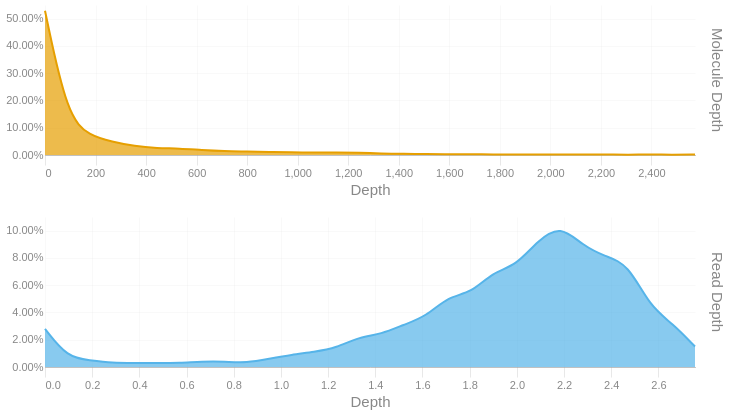

The notebook cell this image was saved under:
### Code cell
readdep = depth_hist(tb['Read Depth'], q99, 3)
readdep = readdep.with_columns(pl.lit('Read Depth').alias('Metric'))
if not SKIPLR:
    moldep = depth_hist(tb['Molecule Depth'], mol_q99, 1)
    moldep = moldep.with_columns(pl.lit('Molecule Depth').alias('Metric'))
    _hist = pl.concat([readdep, moldep])
    _hist = _hist.filter(pl.col('Proportion') != 0)
    with SafeRender(_hist):
        (
            alt.Chart(_hist)        
            .mark_area(interpolate = "basis")
            .encode(
                x=alt.X('Bin:Q').scale(domainMin=0).axis(alt.Axis(title='Depth')),
                y = alt.Y('Proportion:Q', title = None).axis(format = '.2%'),
                color = alt.Color('Metric:N').legend(None),
                row = alt.Row("Metric:N").header(title = None, labelOrient = 'right'),
                tooltip = [
                    alt.Tooltip("Metric:N", title = "Metric"),
                    alt.Tooltip('Interval:N', title = "Depth Interval"),
                    alt.Tooltip('Proportion:Q', title = "% Alignments").format('.2%')
                ]
            )
            .resolve_scale(x='independent', y='independent')
            .properties(
                height = 150, width = 650,
                usermeta={'embedOptions': {'downloadFileName': f'{samplename}.depth.hist'}}
            )
        ).display()
else:
    readdep = readdep.filter(pl.col('Proportion') != 0)
    with SafeRender(readdep):
        (
            alt.Chart(readdep)        
            .mark_area(interpolate = "basis")
            .encode(
                x=alt.X('Bin:Q').scale(domainMin=0).axis(alt.Axis(title='Depth')),
                y = alt.Y('Proportion:Q', title = None).axis(format = '.2%'),
                tooltip = [
                    alt.Tooltip('Interval:N', title = "Depth Interval"),
                    alt.Tooltip('Proportion:Q', title = "% Alignments").format('.2%')
                ]
            )
            .properties(
                usermeta={'embedOptions': {'downloadFileName': f'{samplename}.depth.hist'}}
            )
        ).display()

### Figure 1 — Vega-Lite specification as saved in the notebook (floating-point values rounded to 4 significant figures)
{"width": 650, "height": 150, "config": {"title": {"anchor": "start", "dy": -15, "fontSize": 18, "color": "#888888", "subtitleColor": "#888888", "subtitleFontSize": 14}, "arc": {"fill": "#0072B2"}, "axis": {"domainColor": "#888888", "domainWidth": 0.5, "gridWidth": 0.2, "grid": false, "titleFontWeight": 400, "titleFontSize": 15, "labelFontSize": 11, "labelColor": "#888888", "tickColor": "#888888", "tickWidth": 0.2, "titleColor": "#888888"}, "axisBand": {"grid": false}, "axisX": {"grid": true, "tickSize": 10, "domainCap": "round"}, "axisY": {"domain": false, "grid": true, "tickSize": 0, "domainCap": "round"}, "background": "transparent", "header": {"labelFontSize": 15, "labelColor": "#888888", "titleFontSize": 15, "titleFontWeight": 600, "titleColor": "#888888"}, "legend": {"labelFont": "sans-serif", "labelFontSize": 12, "labelColor": "#888888", "symbolSize": 100, "symbolType": "circle", "titleFontSize": 12, "titlePadding": 10, "titleColor": "#888888", "title": null}, "range": {"category": ["#E69F00", "#56B4E9", "#009E73", "#F0E442", "#0072B2", "#D55E00", "#CC79A7", "#000000"], "diverging": ["#cfe8f3", "#a2d4ec", "#73bfe2", "#46abdb", "#1696d2", "#12719e"]}, "area": {"fill": "#0072B2", "fillOpacity": 0.7, "line": true, "strokeOpacity": 0.7}, "line": {"color": "#0072B2", "stroke": "#0072B2", "strokeWidth": 2}, "trail": {"color": "#0072B2", "stroke": "#0072B2", "strokeWidth": 0, "size": 1}, "point": {"filled": true, "fillOpacity": 1.0, "size": 95}, "text": {"color": "#888888", "fontSize": 11, "align": "right", "fontWeight": 400, "size": 11}, "bar": {"fill": "#0072B2", "stroke": null}, "view": {"stroke": null, "continuousWidth": 660, "continuousHeight": 400}}, "data": {"name": "data-0fd972bac6404006d4774dc8de1f2f0a"}, "mark": {"type": "area", "interpolate": "basis"}, "encoding": {"color": {"field": "Metric", "legend": null, "type": "nominal"}, "row": {"field": "Metric", "header": {"title": null, "labelOrient": "right"}, "type": "nominal"}, "tooltip": [{"field": "Metric", "title": "Metric", "type": "nominal"}, {"field": "Interval", "title": "Depth Interval", "type": "nominal"}, {"field": "Proportion", "format": ".2%", "title": "% Alignments", "type": "quantitative"}], "x": {"axis": {"title": "Depth"}, "field": "Bin", "scale": {"domainMin": 0}, "type": "quantitative"}, "y": {"axis": {"format": ".2%"}, "field": "Proportion", "title": null, "type": "quantitative"}}, "resolve": {"scale": {"x": "independent", "y": "independent"}}, "usermeta": {"embedOptions": {"downloadFileName": "S5_Kennetcook_3552.depth.hist"}}, "$schema": "https://vega.github.io/schema/vega-lite/v6.1.0.json", "datasets": {"data-0fd972bac6404006d4774dc8de1f2f0a": [{"Bin": 0.0, "Interval": "0.0-0.095", "Proportion": 0.028, "Metric": "Read Depth"}, {"Bin": 0.095, "Interval": "0.095-0.19", "Proportion": 0.007, "Metric": "Read Depth"}, {"Bin": 0.19, "Interval": "0.19-0.285", "Proportion": 0.005, "Metric": "Read Depth"}, {"Bin": 0.285, "Interval": "0.285-0.38", "Proportion": 0.003, "Metric": "Read Depth"}, {"Bin": 0.38, "Interval": "0.38-0.475", "Proportion": 0.003, "Metric": "Read Depth"}, {"Bin": 0.475, "Interval": "0.475-0.57", "Proportion": 0.003, "Metric": "Read Depth"}, {"Bin": 0.57, "Interval": "0.57-0.665", "Proportion": 0.003, "Metric": "Read Depth"}, {"Bin": 0.665, "Interval": "0.665-0.76", "Proportion": 0.004, "Metric": "Read Depth"}, {"Bin": 0.76, "Interval": "0.76-0.855", "Proportion": 0.004, "Metric": "Read Depth"}, {"Bin": 0.855, "Interval": "0.855-0.95", "Proportion": 0.003, "Metric": "Read Depth"}, {"Bin": 0.95, "Interval": "0.95-1.045", "Proportion": 0.006, "Metric": "Read Depth"}, {"Bin": 1.045, "Interval": "1.045-1.14", "Proportion": 0.009, "Metric": "Read Depth"}, {"Bin": 1.14, "Interval": "1.14-1.235", "Proportion": 0.011, "Metric": "Read Depth"}, {"Bin": 1.235, "Interval": "1.235-1.33", "Proportion": 0.014, "Metric": "Read Depth"}, {"Bin": 1.33, "Interval": "1.33-1.425", "Proportion": 0.022, "Metric": "Read Depth"}, {"Bin": 1.425, "Interval": "1.425-1.52", "Proportion": 0.024, "Metric": "Read Depth"}, {"Bin": 1.52, "Interval": "1.52-1.615", "Proportion": 0.031, "Metric": "Read Depth"}, {"Bin": 1.615, "Interval": "1.615-1.71", "Proportion": 0.037, "Metric": "Read Depth"}, {"Bin": 1.71, "Interval": "1.71-1.805", "Proportion": 0.052, "Metric": "Read Depth"}, {"Bin": 1.805, "Interval": "1.805-1.9", "Proportion": 0.054, "Metric": "Read Depth"}, {"Bin": 1.9, "Interval": "1.9-1.995", "Proportion": 0.07, "Metric": "Read Depth"}, {"Bin": 1.995, "Interval": "1.995-2.09", "Proportion": 0.074, "Metric": "Read Depth"}, {"Bin": 2.09, "Interval": "2.09-2.185", "Proportion": 0.093, "Metric": "Read Depth"}, {"Bin": 2.185, "Interval": "2.185-2.28", "Proportion": 0.104, "Metric": "Read Depth"}, {"Bin": 2.28, "Interval": "2.28-2.375", "Proportion": 0.089, "Metric": "Read Depth"}, {"Bin": 2.375, "Interval": "2.375-2.47", "Proportion": 0.081, "Metric": "Read Depth"}, {"Bin": 2.47, "Interval": "2.47-2.565", "Proportion": 0.076, "Metric": "Read Depth"}, {"Bin": 2.565, "Interval": "2.565-2.66", "Proportion": 0.044, "Metric": "Read Depth"}, {"Bin": 2.66, "Interval": "2.66-2.755", "Proportion": 0.032, "Metric": "Read Depth"}, {"Bin": 2.755, "Interval": "2.755-2.85", "Proportion": 0.015, "Metric": "Read Depth"}, {"Bin": 0.0, "Interval": "0.0-88.7", "Proportion": 0.529, "Metric": "Molecule Depth"}, {"Bin": 88.7, "Interval": "88.7-177.4", "Proportion": 0.139, "Metric": "Molecule Depth"}, {"Bin": 177.4, "Interval": "177.4-266.1", "Proportion": 0.071, "Metric": "Molecule Depth"}, {"Bin": 266.1, "Interval": "266.1-354.8", "Proportion": 0.049, "Metric": "Molecule Depth"}, {"Bin": 354.8, "Interval": "354.8-443.5", "Proportion": 0.032, "Metric": "Molecule Depth"}, {"Bin": 443.5, "Interval": "443.5-532.2", "Proportion": 0.025, "Metric": "Molecule Depth"}, {"Bin": 532.2, "Interval": "532.2-620.9", "Proportion": 0.024, "Metric": "Molecule Depth"}, {"Bin": 620.9, "Interval": "620.9-709.6", "Proportion": 0.018, "Metric": "Molecule Depth"}, {"Bin": 709.6, "Interval": "709.6-798.3", "Proportion": 0.014, "Metric": "Molecule Depth"}, {"Bin": 798.3, "Interval": "798.3-887.0", "Proportion": 0.013, "Metric": "Molecule Depth"}, {"Bin": 887.0, "Interval": "887.0-975.7", "Proportion": 0.011, "Metric": "Molecule Depth"}, {"Bin": 975.7, "Interval": "975.7-1064.5", "Proportion": 0.01, "Metric": "Molecule Depth"}, {"Bin": 1064.0, "Interval": "1064.5-1153.2", "Proportion": 0.009, "Metric": "Molecule Depth"}, {"Bin": 1153.0, "Interval": "1153.2-1241.9", "Proportion": 0.009, "Metric": "Molecule Depth"}, {"Bin": 1242.0, "Interval": "1241.9-1330.6", "Proportion": 0.009, "Metric": "Molecule Depth"}, {"Bin": 1331.0, "Interval": "1330.6-1419.3", "Proportion": 0.005, "Metric": "Molecule Depth"}, {"Bin": 1419.0, "Interval": "1419.3-1508.0", "Proportion": 0.005, "Metric": "Molecule Depth"}, {"Bin": 1508.0, "Interval": "1508.0-1596.7", "Proportion": 0.003, "Metric": "Molecule Depth"}, {"Bin": 1597.0, "Interval": "1596.7-1685.4", "Proportion": 0.003, "Metric": "Molecule Depth"}, {"Bin": 1685.0, "Interval": "1685.4-1774.1", "Proportion": 0.003, "Metric": "Molecule Depth"}, {"Bin": 1774.0, "Interval": "1774.1-1862.8", "Proportion": 0.002, "Metric": "Molecule Depth"}, {"Bin": 1863.0, "Interval": "1862.8-1951.5", "Proportion": 0.002, "Metric": "Molecule Depth"}, {"Bin": 1952.0, "Interval": "1951.5-2040.2", "Proportion": 0.002, "Metric": "Molecule Depth"}, {"Bin": 2040.0, "Interval": "2040.2-2128.9", "Proportion": 0.002, "Metric": "Molecule Depth"}, {"Bin": 2129.0, "Interval": "2128.9-2217.6", "Proportion": 0.002, "Metric": "Molecule Depth"}, {"Bin": 2218.0, "Interval": "2217.6-2306.3", "Proportion": 0.002, "Metric": "Molecule Depth"}, {"Bin": 2306.0, "Interval": "2306.3-2395.0", "Proportion": 0.001, "Metric": "Molecule Depth"}, {"Bin": 2395.0, "Interval": "2395.0-2483.7", "Proportion": 0.002, "Metric": "Molecule Depth"}, {"Bin": 2484.0, "Interval": "2483.7-2572.4", "Proportion": 0.001, "Metric": "Molecule Depth"}, {"Bin": 2572.0, "Interval": "2572.4-2661.13", "Proportion": 0.002, "Metric": "Molecule Depth"}]}}
